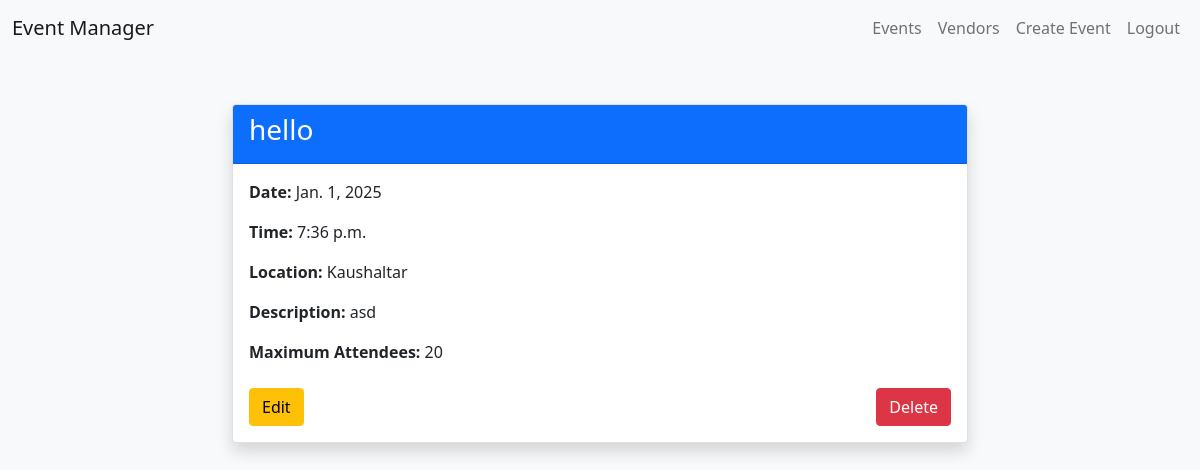
Page /event-details/1/ on the committed database.
### base/models.py (models this page shows)
class Event(models.Model):
    name = models.CharField(max_length=100)
    description = models.TextField()
    date = models.DateField()
    time = models.TimeField()
    location = models.CharField(max_length=100)
    max_attendees = models.IntegerField()
    categories = models.ManyToManyField('EventCategory')
    created_by = models.ForeignKey(User, on_delete=models.SET_NULL, null=True)

### base/views.py (the view)
# urls.py: path('event-details/<int:pk>/', EventDetailView.as_view(), name='event-details'),
class EventDetailView(DetailView):
    model = Event
    template_name = 'eventDetails.html'
    context_object_name = 'event'

### templates/eventDetails.html (shortened to what this page needs)
<!DOCTYPE html>
<html lang="en">
<head>
    <link href="https://cdn.jsdelivr.net/npm/bootstrap@5.0.2/dist/css/bootstrap.min.css" rel="stylesheet">
</head>
<body class="bg-light">
    <nav class="navbar navbar-expand-lg navbar-light bg-light">
        <div class="container-fluid">
            <a class="navbar-brand" href="/">Event Manager</a>
            <div class="collapse navbar-collapse" id="navbarNav">
                <ul class="navbar-nav ms-auto">
                    <li class="nav-item"><a class="nav-link" href="/event-list/">Events</a></li>
                    <li class="nav-item"><a class="nav-link" href="/vendor-list/">Vendors</a></li>
                    <li class="nav-item"><a class="nav-link" href="/event-create/">Create Event</a></li>
                    <li class="nav-item"><a class="nav-link" href="/logout/">Logout</a></li>
                </ul>
            </div>
        </div>
    </nav>
    <div class="container mt-5">
        <div class="row justify-content-center">
            <div class="col-md-8">
                <div class="card shadow">
                    <div class="card-header bg-primary text-white">
                        <h3>{{ event.name }}</h3>
                    </div>
                    <div class="card-body">
                        <p><strong>Date:</strong> {{ event.date }}</p>
                        <p><strong>Time:</strong> {{ event.time }}</p>
                        <p><strong>Location:</strong> {{ event.location }}</p>
                        <p><strong>Description:</strong> {{ event.description }}</p>
                        <p><strong>Maximum Attendees:</strong> {{ event.max_attendees }}</p>
                        <div class="d-flex justify-content-between mt-4">
                            <a href="{% url 'event-update' event.id %}" class="btn btn-warning">Edit</a>
                            <a href="{% url 'event-delete' event.id %}" class="btn btn-danger">Delete</a>
                        </div>
                    </div>
                </div>
            </div>
        </div>
    </div>
</body>
</html>

### rows in the picture
Event: name "hello", date "Jan. 1, 2025", time "7:36 p.m.", location "Kaushaltar", description "asd", max_attendees "20"
